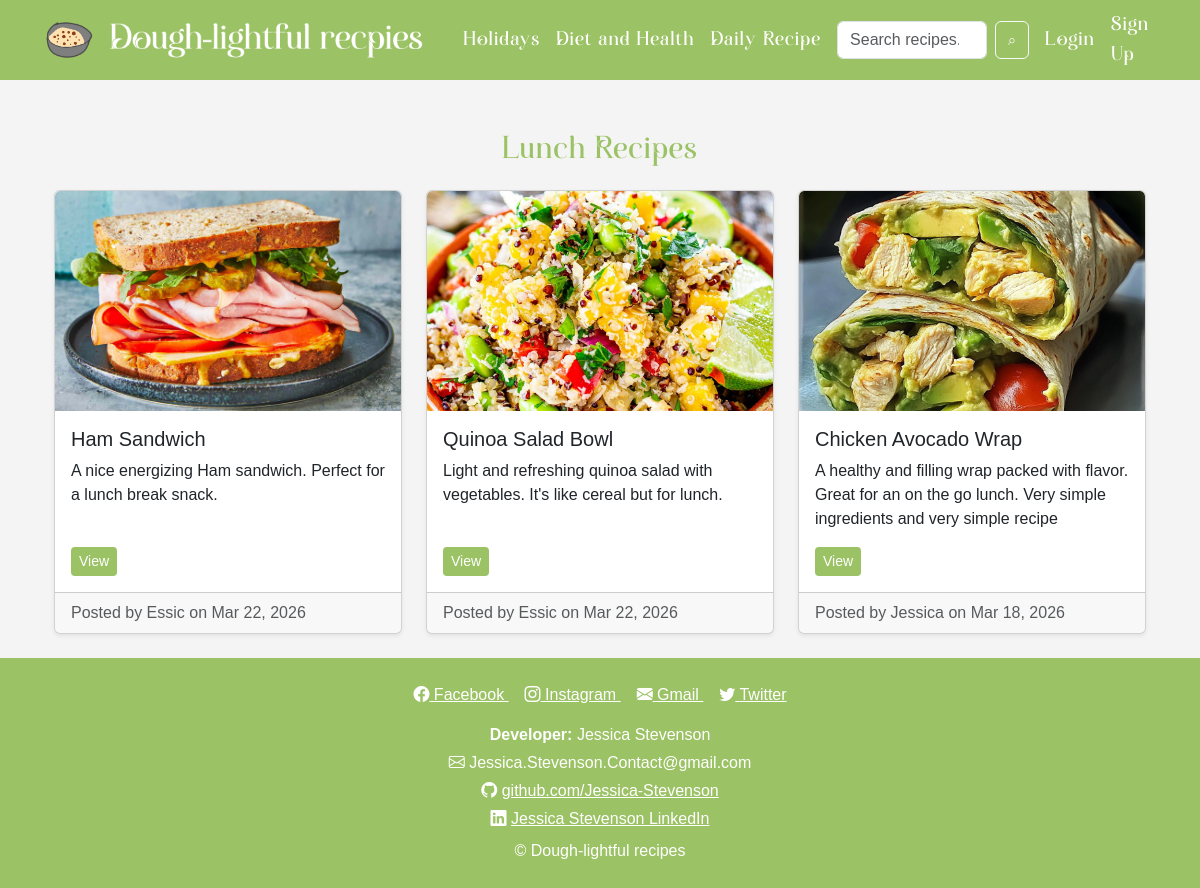
The app's page /daily/?subcategory=lunch with its own data.
### recipe/models.py (models this page shows, shortened)
class Recipe(models.Model):
    MAIN_CATEGORIES = [
        ('daily', 'Daily Recipes'),
        ('holiday', 'Holidays'),
        ('health', 'Diet & Health'),
    ]
    SUB_CATEGORIES = [
        ('breakfast', 'Breakfast'),
        ('lunch', 'Lunch'),
        ('dinner', 'Dinner'),
        ('dessert', 'Dessert'),
        ('drinks', 'Drinks'),
        ('new_years', "New Year's"),
        ('mothers_day', "Mother's Day"),
        ('keto', 'Keto'),
        ('vegetarian', 'Vegetarian'),
    ]
    user = models.ForeignKey(User, on_delete=models.CASCADE)
    title = models.CharField(max_length=200)
    description = models.TextField()
    ingredients = models.TextField()
    instructions = models.TextField()
    image = models.ImageField(upload_to='recipes/', blank=True, null=True)
    main_category = models.CharField(max_length=20, choices=MAIN_CATEGORIES)
    sub_category = models.CharField(max_length=20, choices=SUB_CATEGORIES, blank=True, null=True)
    created_at = models.DateTimeField(auto_now_add=True)

### recipe/views.py (the view)
# urls.py: path('daily/', views.daily_view, name='daily_all'),
def daily_view(request):
    subcat = request.GET.get('subcategory')
    recipes = Recipe.objects.filter(
        main_category='daily',
        sub_category=subcat
    ).order_by('-created_at') if subcat else Recipe.objects.filter(main_category='daily').order_by('-created_at')
    template_name = f'food/daily/{subcat}.html' if subcat else 'food/daily/all.html'
    return render(request, template_name, {'recipes': recipes})

### templates/food/daily/lunch.html (shortened to what this page needs)
{% extends 'base.html' %}
{% load static %}
{% block content %}
<div class="container mt-4">
    <h2 class="mb-4 text-center heading">Lunch Recipes</h2>
    <div class="row row-cols-1 row-cols-md-3 g-4">
        {% for recipe in recipes %}
        <div class="col">
            <div class="card h-100 shadow-sm">
                {% if recipe.image %}
                <img src="{{ recipe.image.url }}" class="card-img-top" alt="{{ recipe.title }}">
                {% else %}
                <img src="{% static 'recipestatic/Le_Logo.png' %}" class="card-img-top" alt="{{ recipe.title }}">
                {% endif %}
                <div class="card-body d-flex flex-column">
                    <h5 class="card-title">{{ recipe.title }}</h5>
                    <p class="card-text">
                        {{ recipe.description }}
                    </p>
                    <div class="mt-auto d-flex gap-2 flex-wrap">
                        <a href="{% url 'recipe_detail' recipe.id %}"
                        class="btn btn-sm"
                        style="background-color:#9BC264; color:white; border:none;">
                            View
                        </a>
                    </div>
                </div>
                <div class="card-footer text-muted">
                    Posted by {{ recipe.user.username }} on {{ recipe.created_at|date:"M d, Y" }}
                </div>
            </div>
        </div>
        {% empty %}
        <p class="text-center">No lunch recipes yet.</p>
        {% endfor %}
    </div>
</div>
{% endblock %}

### recipe/static/recipestatic/style.css (style rules this page uses)
body { background-color: #f4f4f4; font-family: Arial, sans-serif; overflow-x: hidden; }
.heading { font-family: 'Auralyess', sans-serif; color: #9BC264; letter-spacing: 1px; }
.card-img-top { width:100%; height:220px; object-fit:cover; display:block; }
.card { overflow:hidden; }

### records on screen
Recipe: image (picture), title "Ham Sandwich", description "A nice energizing Ham sandwich. Perfect for a lunch break snack.", user.username "Essic", created_at "Mar 22, 2026"
Recipe: image (picture), title "Quinoa Salad Bowl", description "Light and refreshing quinoa salad with vegetables. It's like cereal but for lunch.", user.username "Essic", created_at "Mar 22, 2026"
Recipe: image (picture), title "Chicken Avocado Wrap", description "A healthy and filling wrap packed with flavor. Great for an on the go lunch. Very simple ingredients and very simple recipe", user.username "Jessica", created_at "Mar 18, 2026"
